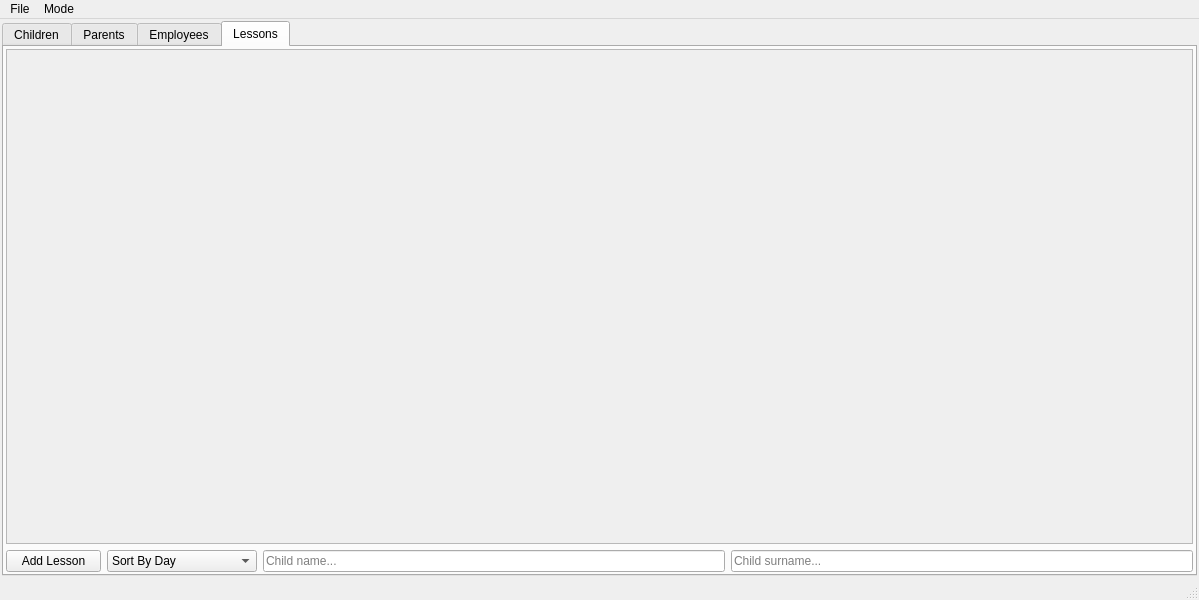
<?xml version="1.0" encoding="UTF-8"?>
<ui version="4.0">
 <class>DataBaseGUIClass</class>
 <widget class="QMainWindow" name="DataBaseGUIClass">
  <property name="geometry">
   <rect>
    <x>0</x>
    <y>0</y>
    <width>1199</width>
    <height>600</height>
   </rect>
  </property>
  <property name="windowTitle">
   <string>DataBaseGUI</string>
  </property>
  <widget class="QWidget" name="main_window">
   <layout class="QVBoxLayout" name="verticalLayout">
    <property name="leftMargin">
     <number>2</number>
    </property>
    <property name="topMargin">
     <number>2</number>
    </property>
    <property name="rightMargin">
     <number>2</number>
    </property>
    <property name="bottomMargin">
     <number>2</number>
    </property>
    <item>
     <widget class="QTabWidget" name="tabs">
      <property name="minimumSize">
       <size>
        <width>0</width>
        <height>0</height>
       </size>
      </property>
      <property name="autoFillBackground">
       <bool>true</bool>
      </property>
      <property name="currentIndex">
       <number>3</number>
      </property>
      <widget class="QWidget" name="children_tab">
       <attribute name="title">
        <string>Children</string>
       </attribute>
       <layout class="QGridLayout" name="gridLayout">
        <property name="sizeConstraint">
         <enum>QLayout::SizeConstraint::SetDefaultConstraint</enum>
        </property>
        <property name="leftMargin">
         <number>2</number>
        </property>
        <property name="topMargin">
         <number>2</number>
        </property>
        <property name="rightMargin">
         <number>2</number>
        </property>
        <property name="bottomMargin">
         <number>2</number>
        </property>
        <item row="3" column="0">
         <widget class="QPushButton" name="children_add_button">
          <property name="minimumSize">
           <size>
            <width>95</width>
            <height>0</height>
           </size>
          </property>
          <property name="text">
           <string>Add Child</string>
          </property>
         </widget>
        </item>
        <item row="3" column="1">
         <widget class="QComboBox" name="children_sort_selector">
          <property name="sizePolicy">
           <sizepolicy hsizetype="Minimum" vsizetype="Fixed">
            <horstretch>0</horstretch>
            <verstretch>0</verstretch>
           </sizepolicy>
          </property>
          <property name="minimumSize">
           <size>
            <width>150</width>
            <height>0</height>
           </size>
          </property>
          <property name="editable">
           <bool>false</bool>
          </property>
          <property name="currentText">
           <string>Sort By Surname</string>
          </property>
          <property name="currentIndex">
           <number>1</number>
          </property>
          <item>
           <property name="text">
            <string>Sort By Name</string>
           </property>
          </item>
          <item>
           <property name="text">
            <string>Sort By Surname</string>
           </property>
          </item>
          <item>
           <property name="text">
            <string>Sort By Date Of Birth</string>
           </property>
          </item>
         </widget>
        </item>
        <item row="0" column="0" colspan="4">
         <widget class="QScrollArea" name="children_scroll">
          <property name="sizeAdjustPolicy">
           <enum>QAbstractScrollArea::SizeAdjustPolicy::AdjustToContents</enum>
          </property>
          <property name="widgetResizable">
           <bool>true</bool>
          </property>
          <property name="alignment">
           <set>Qt::AlignmentFlag::AlignHCenter|Qt::AlignmentFlag::AlignTop</set>
          </property>
          <widget class="QWidget" name="children_scroll_contents">
           <property name="geometry">
            <rect>
             <x>0</x>
             <y>0</y>
             <width>1185</width>
             <height>487</height>
            </rect>
           </property>
           <property name="acceptDrops">
            <bool>false</bool>
           </property>
           <layout class="QVBoxLayout" name="verticalLayout_5">
            <property name="sizeConstraint">
             <enum>QLayout::SizeConstraint::SetNoConstraint</enum>
            </property>
            <property name="leftMargin">
             <number>2</number>
            </property>
            <property name="topMargin">
             <number>2</number>
            </property>
            <property name="rightMargin">
             <number>2</number>
            </property>
            <property name="bottomMargin">
             <number>2</number>
            </property>
            <item>
             <widget class="QWidget" name="stopper_child" native="true"/>
            </item>
           </layout>
          </widget>
         </widget>
        </item>
        <item row="3" column="2">
         <widget class="QLineEdit" name="children_search_name_bar">
          <property name="sizePolicy">
           <sizepolicy hsizetype="Expanding" vsizetype="Fixed">
            <horstretch>0</horstretch>
            <verstretch>0</verstretch>
           </sizepolicy>
          </property>
          <property name="placeholderText">
           <string>Search name...</string>
          </property>
          <property name="clearButtonEnabled">
           <bool>true</bool>
          </property>
         </widget>
        </item>
        <item row="3" column="3">
         <widget class="QLineEdit" name="children_search_surname_bar">
          <property name="placeholderText">
           <string>Search surname...</string>
          </property>
          <property name="clearButtonEnabled">
           <bool>true</bool>
          </property>
         </widget>
        </item>
       </layout>
      </widget>
      <widget class="QWidget" name="parents_tab">
       <attribute name="title">
        <string>Parents</string>
       </attribute>
       <layout class="QGridLayout" name="gridLayout_2">
        <property name="leftMargin">
         <number>2</number>
        </property>
        <property name="topMargin">
         <number>2</number>
        </property>
        <property name="rightMargin">
         <number>2</number>
        </property>
        <property name="bottomMargin">
         <number>2</number>
        </property>
        <item row="2" column="3">
         <widget class="QLineEdit" name="parent_search_name_bar">
          <property name="placeholderText">
           <string>Search name...</string>
          </property>
          <property name="clearButtonEnabled">
           <bool>true</bool>
          </property>
         </widget>
        </item>
        <item row="2" column="0" colspan="2">
         <widget class="QPushButton" name="parent_add_button">
          <property name="minimumSize">
           <size>
            <width>95</width>
            <height>0</height>
           </size>
          </property>
          <property name="text">
           <string>Add Parent</string>
          </property>
         </widget>
        </item>
        <item row="2" column="2">
         <widget class="QComboBox" name="parent_sort_selector">
          <property name="sizePolicy">
           <sizepolicy hsizetype="Minimum" vsizetype="Fixed">
            <horstretch>0</horstretch>
            <verstretch>0</verstretch>
           </sizepolicy>
          </property>
          <property name="minimumSize">
           <size>
            <width>150</width>
            <height>0</height>
           </size>
          </property>
          <property name="currentIndex">
           <number>1</number>
          </property>
          <item>
           <property name="text">
            <string>Sort By Name</string>
           </property>
          </item>
          <item>
           <property name="text">
            <string>Sort By Surname</string>
           </property>
          </item>
          <item>
           <property name="text">
            <string>Sort By Email</string>
           </property>
          </item>
         </widget>
        </item>
        <item row="2" column="4">
         <widget class="QLineEdit" name="parent_search_surname_bar">
          <property name="placeholderText">
           <string>Search surname...</string>
          </property>
          <property name="clearButtonEnabled">
           <bool>true</bool>
          </property>
         </widget>
        </item>
        <item row="0" column="0" colspan="5">
         <widget class="QScrollArea" name="parents_scroll">
          <property name="widgetResizable">
           <bool>true</bool>
          </property>
          <widget class="QWidget" name="parents_scroll_contents">
           <property name="geometry">
            <rect>
             <x>0</x>
             <y>0</y>
             <width>1185</width>
             <height>487</height>
            </rect>
           </property>
           <layout class="QVBoxLayout" name="verticalLayout_2">
            <property name="leftMargin">
             <number>2</number>
            </property>
            <property name="topMargin">
             <number>2</number>
            </property>
            <property name="rightMargin">
             <number>2</number>
            </property>
            <property name="bottomMargin">
             <number>2</number>
            </property>
            <item>
             <widget class="QWidget" name="widget_2" native="true">
              <property name="sizePolicy">
               <sizepolicy hsizetype="Preferred" vsizetype="Preferred">
                <horstretch>0</horstretch>
                <verstretch>0</verstretch>
               </sizepolicy>
              </property>
             </widget>
            </item>
           </layout>
          </widget>
         </widget>
        </item>
       </layout>
      </widget>
      <widget class="QWidget" name="emplyees_tab">
       <attribute name="title">
        <string>Employees</string>
       </attribute>
       <layout class="QGridLayout" name="gridLayout_5">
        <property name="leftMargin">
         <number>2</number>
        </property>
        <property name="topMargin">
         <number>2</number>
        </property>
        <property name="rightMargin">
         <number>2</number>
        </property>
        <property name="bottomMargin">
         <number>2</number>
        </property>
        <item row="1" column="0">
         <widget class="QPushButton" name="employee_add_button">
          <property name="minimumSize">
           <size>
            <width>95</width>
            <height>0</height>
           </size>
          </property>
          <property name="text">
           <string>Add Employee</string>
          </property>
         </widget>
        </item>
        <item row="1" column="1">
         <widget class="QComboBox" name="employee_sort_selector">
          <property name="sizePolicy">
           <sizepolicy hsizetype="Minimum" vsizetype="Fixed">
            <horstretch>0</horstretch>
            <verstretch>0</verstretch>
           </sizepolicy>
          </property>
          <property name="minimumSize">
           <size>
            <width>150</width>
            <height>0</height>
           </size>
          </property>
          <property name="currentIndex">
           <number>1</number>
          </property>
          <item>
           <property name="text">
            <string>Sort By Name</string>
           </property>
          </item>
          <item>
           <property name="text">
            <string>Sort By Surname</string>
           </property>
          </item>
         </widget>
        </item>
        <item row="1" column="2">
         <widget class="QLineEdit" name="employee_search_name_bar">
          <property name="placeholderText">
           <string>Search name...</string>
          </property>
         </widget>
        </item>
        <item row="1" column="3">
         <widget class="QLineEdit" name="employee_search_surname_bar">
          <property name="placeholderText">
           <string>Search surname...</string>
          </property>
         </widget>
        </item>
        <item row="0" column="0" colspan="4">
         <widget class="QScrollArea" name="employees_scroll">
          <property name="widgetResizable">
           <bool>true</bool>
          </property>
          <widget class="QWidget" name="employees_scroll_contents">
           <property name="geometry">
            <rect>
             <x>0</x>
             <y>0</y>
             <width>1185</width>
             <height>487</height>
            </rect>
           </property>
           <layout class="QVBoxLayout" name="verticalLayout_3">
            <property name="leftMargin">
             <number>2</number>
            </property>
            <property name="topMargin">
             <number>2</number>
            </property>
            <property name="rightMargin">
             <number>2</number>
            </property>
            <property name="bottomMargin">
             <number>2</number>
            </property>
            <item>
             <widget class="QWidget" name="stopper_employee" native="true"/>
            </item>
           </layout>
          </widget>
         </widget>
        </item>
       </layout>
      </widget>
      <widget class="QWidget" name="lessons_tab">
       <attribute name="title">
        <string>Lessons</string>
       </attribute>
       <layout class="QGridLayout" name="gridLayout_4">
        <property name="leftMargin">
         <number>2</number>
        </property>
        <property name="topMargin">
         <number>2</number>
        </property>
        <property name="rightMargin">
         <number>2</number>
        </property>
        <property name="bottomMargin">
         <number>2</number>
        </property>
        <item row="1" column="2">
         <widget class="QLineEdit" name="lessons_search_by_child_name_bar">
          <property name="placeholderText">
           <string>Child name...</string>
          </property>
         </widget>
        </item>
        <item row="1" column="1">
         <widget class="QComboBox" name="lessons_sort_selector">
          <property name="sizePolicy">
           <sizepolicy hsizetype="Minimum" vsizetype="Fixed">
            <horstretch>0</horstretch>
            <verstretch>0</verstretch>
           </sizepolicy>
          </property>
          <property name="minimumSize">
           <size>
            <width>150</width>
            <height>0</height>
           </size>
          </property>
          <item>
           <property name="text">
            <string>Sort By Day</string>
           </property>
          </item>
          <item>
           <property name="text">
            <string>Sort By Time</string>
           </property>
          </item>
          <item>
           <property name="text">
            <string>Sort By Schedule</string>
           </property>
          </item>
         </widget>
        </item>
        <item row="1" column="0">
         <widget class="QPushButton" name="lessons_add_button">
          <property name="minimumSize">
           <size>
            <width>95</width>
            <height>0</height>
           </size>
          </property>
          <property name="text">
           <string>Add Lesson</string>
          </property>
         </widget>
        </item>
        <item row="1" column="3">
         <widget class="QLineEdit" name="lessons_search_by_child_surname_bar">
          <property name="placeholderText">
           <string>Child surname...</string>
          </property>
         </widget>
        </item>
        <item row="0" column="0" colspan="4">
         <widget class="QScrollArea" name="lessons_scroll">
          <property name="widgetResizable">
           <bool>true</bool>
          </property>
          <widget class="QWidget" name="lessons_scroll_contents">
           <property name="geometry">
            <rect>
             <x>0</x>
             <y>0</y>
             <width>1185</width>
             <height>487</height>
            </rect>
           </property>
           <layout class="QVBoxLayout" name="verticalLayout_4">
            <property name="leftMargin">
             <number>2</number>
            </property>
            <property name="topMargin">
             <number>2</number>
            </property>
            <property name="rightMargin">
             <number>2</number>
            </property>
            <property name="bottomMargin">
             <number>2</number>
            </property>
            <item>
             <widget class="QWidget" name="widget_4" native="true"/>
            </item>
           </layout>
          </widget>
         </widget>
        </item>
       </layout>
      </widget>
     </widget>
    </item>
   </layout>
  </widget>
  <widget class="QMenuBar" name="menu_bar">
   <property name="geometry">
    <rect>
     <x>0</x>
     <y>0</y>
     <width>1199</width>
     <height>21</height>
    </rect>
   </property>
   <widget class="QMenu" name="file_option">
    <property name="title">
     <string>File</string>
    </property>
    <addaction name="save_to"/>
    <addaction name="separator"/>
    <addaction name="import_from"/>
    <addaction name="separator"/>
    <addaction name="export_to"/>
   </widget>
   <widget class="QMenu" name="menuDark_Mode">
    <property name="title">
     <string>Mode</string>
    </property>
    <addaction name="actionMaterial_Light"/>
    <addaction name="actionMaterial_Dark"/>
    <addaction name="separator"/>
    <addaction name="actionSolarized_Light"/>
    <addaction name="actionSolarized_Dark"/>
    <addaction name="separator"/>
    <addaction name="actionSepia_Light"/>
    <addaction name="actionSepia_Dark"/>
    <addaction name="separator"/>
    <addaction name="actionOcean_Breeze_Light"/>
    <addaction name="actionOcean_Breeze_Dark"/>
    <addaction name="separator"/>
    <addaction name="actionSunset_Glow_Light"/>
    <addaction name="actionSunset_Glow_Dark"/>
    <addaction name="separator"/>
    <addaction name="actionForest_Shade_Light"/>
    <addaction name="actionForest_Shade_Dark"/>
    <addaction name="separator"/>
    <addaction name="actionDesert_Sand_Light"/>
    <addaction name="actionDesert_Sand_Dark"/>
   </widget>
   <addaction name="file_option"/>
   <addaction name="menuDark_Mode"/>
  </widget>
  <widget class="QStatusBar" name="statusBar"/>
  <action name="import_from">
   <property name="text">
    <string>Import</string>
   </property>
  </action>
  <action name="export_to">
   <property name="text">
    <string>Export</string>
   </property>
  </action>
  <action name="save_to">
   <property name="text">
    <string>Save as...</string>
   </property>
  </action>
  <action name="actionMaterial_Light">
   <property name="text">
    <string>Material Light</string>
   </property>
  </action>
  <action name="actionMaterial_Dark">
   <property name="text">
    <string>Material Dark</string>
   </property>
  </action>
  <action name="actionSolarized_Light">
   <property name="text">
    <string>Solarized Light</string>
   </property>
  </action>
  <action name="actionSolarized_Dark">
   <property name="text">
    <string>Solarized Dark</string>
   </property>
  </action>
  <action name="actionSepia_Light">
   <property name="text">
    <string>Sepia Light</string>
   </property>
  </action>
  <action name="actionSepia_Dark">
   <property name="text">
    <string>Sepia Dark</string>
   </property>
  </action>
  <action name="actionOcean_Breeze_Light">
   <property name="text">
    <string>Ocean Breeze Light</string>
   </property>
  </action>
  <action name="actionOcean_Breeze_Dark">
   <property name="text">
    <string>Ocean Breeze Dark</string>
   </property>
  </action>
  <action name="actionSunset_Glow_Light">
   <property name="text">
    <string>Sunset Glow Light</string>
   </property>
  </action>
  <action name="actionSunset_Glow_Dark">
   <property name="text">
    <string>Sunset Glow Dark</string>
   </property>
  </action>
  <action name="actionForest_Shade_Light">
   <property name="text">
    <string>Forest Shade Light</string>
   </property>
  </action>
  <action name="actionForest_Shade_Dark">
   <property name="text">
    <string>Forest Shade Dark</string>
   </property>
  </action>
  <action name="actionDesert_Sand_Light">
   <property name="text">
    <string>Desert Sand Light</string>
   </property>
  </action>
  <action name="actionDesert_Sand_Dark">
   <property name="text">
    <string>Desert Sand Dark</string>
   </property>
  </action>
 </widget>
 <layoutdefault spacing="6" margin="11"/>
 <resources/>
 <connections/>
</ui>
